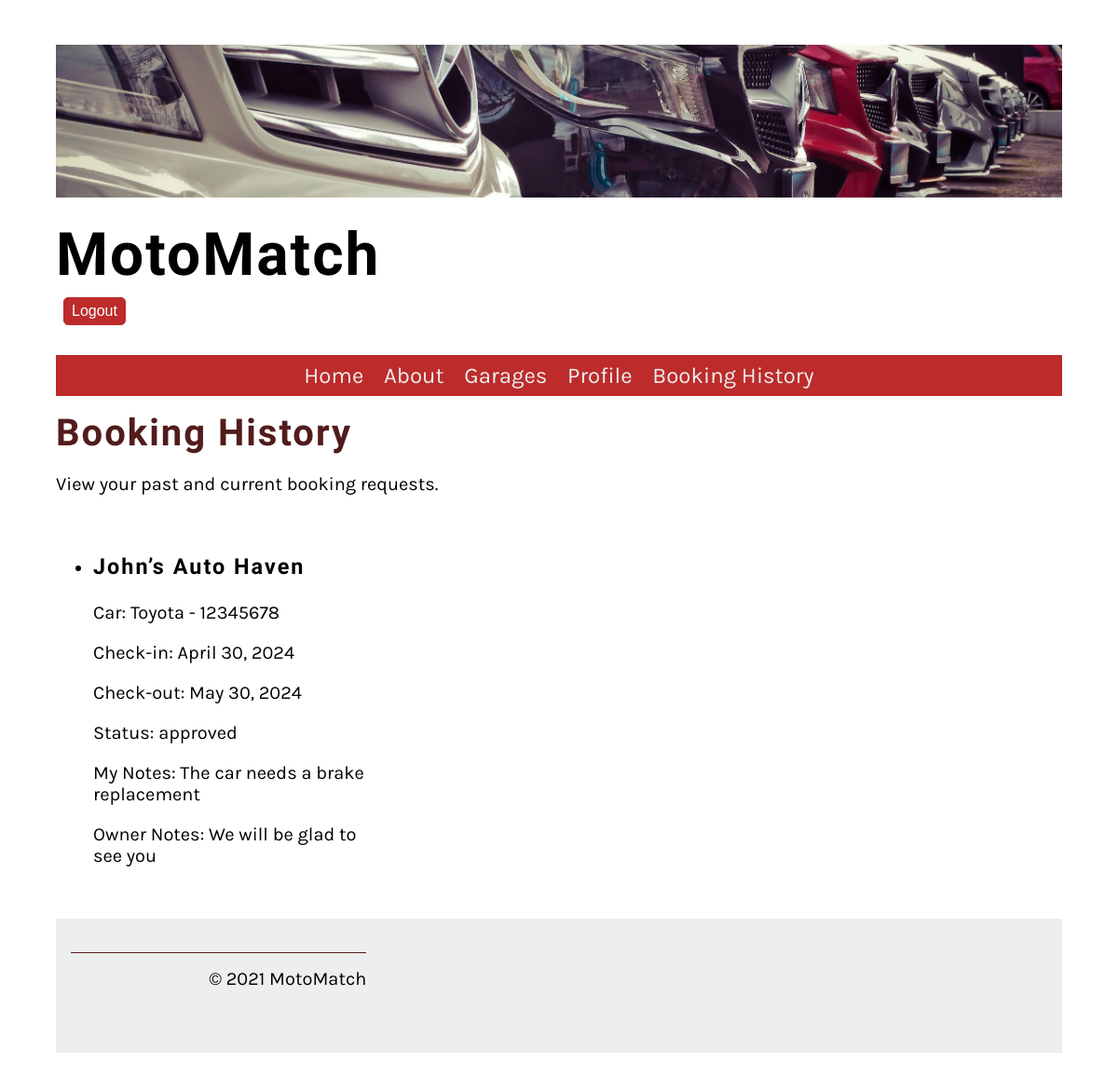
The page /booking/history/ (signed in) on the database its author committed.
### Website/models.py (models this page shows, shortened)
class Booking(models.Model):
    STATUS_CHOICES = [
        ('pending', 'Pending'),
        ('approved', 'Approved'),
        ('declined', 'Declined'),
    ]
    user = models.ForeignKey(User, on_delete=models.CASCADE)
    service = models.ForeignKey(Service,  on_delete=models.SET_NULL, null=True)
    check_in_date = models.DateField()
    check_out_date = models.DateField()
    status = models.CharField(max_length=10, choices=STATUS_CHOICES, default='pending')
    service_provider_notes = models.TextField(blank=True, null=True)
    client_notes = models.TextField(blank=True, null=True)
    service_item = models.ForeignKey(ServiceItem, on_delete=models.SET_NULL, null=True)

class Service(models.Model):
    user = models.ForeignKey(User, on_delete=models.CASCADE)
    name = models.CharField(max_length=255)
    description = models.TextField()
    location = models.CharField(max_length=255)
    contact_details = models.CharField(max_length=255)
    available_spaces = models.PositiveIntegerField()
    image = models.ImageField(upload_to='service_images', default='service_images/default.jpg')

class ServiceItem(models.Model):
    identifier = models.CharField(primary_key=True, max_length=50, unique=True, verbose_name="identifier")
    owner = models.ForeignKey(User, on_delete=models.CASCADE, verbose_name="Owner")
    description = models.CharField(max_length=20, verbose_name="item's name")
    field_1 = models.CharField(max_length=80, verbose_name="field 1")
    field_2 = models.IntegerField(verbose_name="field 2")
    FIELD_3_CHOICES = [
        ('yes', 'Yes'),
        ('no', 'No')
    ]
    field_3 = models.CharField(max_length=3, choices=FIELD_3_CHOICES, verbose_name="field 3", help_text="User type selection (yes/no)")

### Website/views.py (the view)
# urls.py: path('booking/history/', booking_history_view, name='booking_history'),
@login_required
def booking_history_view(request):
    bookings = Booking.objects.filter(user=request.user)
    reviewed_services = [service for service in Service.objects.all() if Review.objects.filter(user=request.user, service=service).exists()]
    return render(request, 'booking_history.html', {'bookings': bookings, 'reviewed_services': reviewed_services})

### Website/templatetags/custom_filters.py (called while the page is built)
@register.filter
def has_group(user, group_name):
    return user.groups.filter(name=group_name).exists()

### Website/templates/booking_history.html (shortened to what this page needs)
{% extends 'base.html' %}
{% block content %}
        <h2>Booking History</h2>
        <p>View your past and current booking requests.</p>
    <section>
        {% if bookings %}
            <ul>
                {% for booking in bookings %}
                    <li>
                        <h3>{{ booking.service.name }}</h3>
                        <p>Car: {{ booking.service_item.description }} - {{ booking.service_item.identifier }}</p>
                        <p>Check-in: {{ booking.check_in_date }}</p>
                        <p>Check-out: {{ booking.check_out_date }}</p>
                        <p>Status: {{ booking.status }}</p>
                        <p> My Notes: {{ booking.client_notes }}</p>
                        <p>Owner Notes: {{ booking.service_provider_notes }}</p>
                    </li>
                {% endfor %}
            </ul>
        {% else %}
            <p>No booking history found.</p>
        {% endif %}
    </section>
{% endblock %}

### Website/static/css/style.css (style rules this page uses)
body { font-family: 'Karla', sans-serif; margin-top: 3rem; margin-bottom: 3rem; margin-left: 5%; margin-right: 5%; }
h1, h2, h3, h4, h5, h6 { font-family: 'Markazi Text', serif; letter-spacing: 2px;; }
h2 { font-size: 2.5rem; color: #521c1c; margin:1rem 0; }
p, ul { font-size: 1.25rem;; }
section { display: flex; gap: 2rem 1rem; margin-top: 1rem; margin-bottom: 1rem; flex-direction: row; }
@media (min-width: 801px) { section { display: grid; grid-template-columns: repeat(3, 1fr); gap: 2rem; } }

### rows shown on the page
Booking: service.name "John’s Auto Haven", service_item.description "Toyota", service_item.identifier "12345678", check_in_date "April 30, 2024", check_out_date "May 30, 2024", status "approved", client_notes "The car needs a brake replacement", service_provider_notes "We will be glad to see you"
